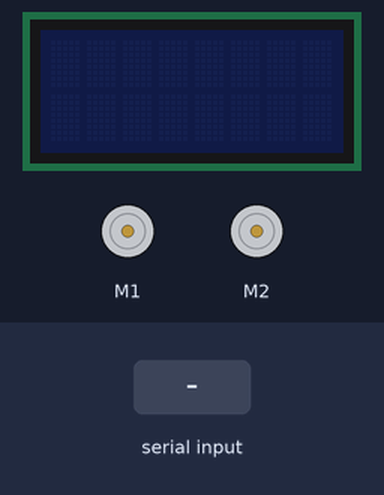
Bench run of a sketch on a simulated Arduino Leonardo, built with avr-gcc and run on an emulated ATmega32U4. Parts: 8×2 character LCD, 2 × DC motor (green arrow = forward, orange = backward, longer = faster). Inputs (shaded band) come from the test bench.

Above: at 1.2 s.
1.3 s: "1\n" received over Serial
At 3.1 s:
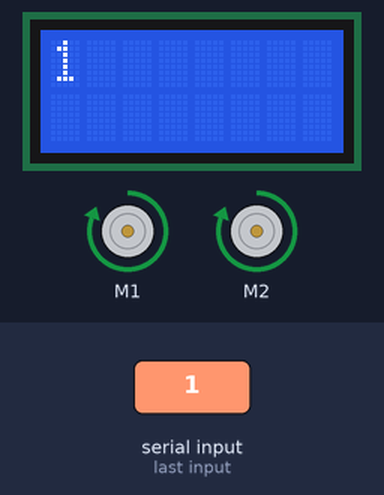
At 4.1 s:
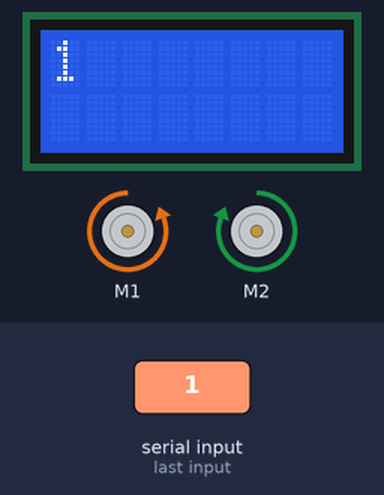
4.3 s: "0\n" received over Serial
At 5.8 s:
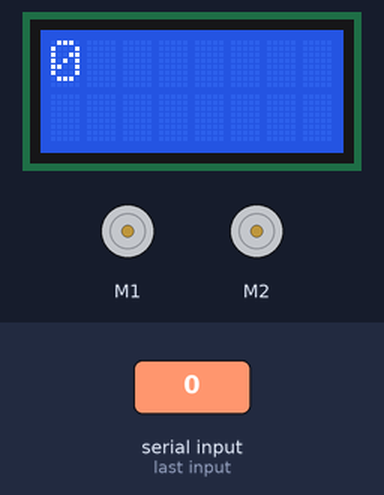
Timing chart, 0 to 7.3 s (numbered marks = the images above; inputs shaded):
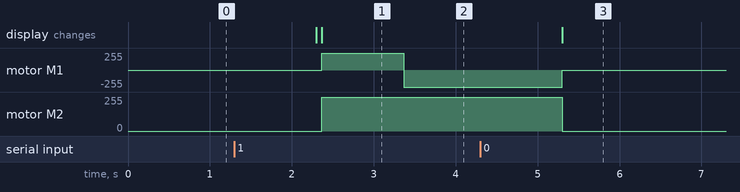

Measured:
- after the input at 1.3 s, motor M1: stopped → forward 255/255 after 1.1 s, → backward 255/255 1.0 s later; motor M2: stopped → forward 255/255 after 1.1 s; the display: first changes after 1.0 s (image 1 shows a later state)
- after the input at 4.3 s, motor M1: backward 255/255 → stopped after 1.0 s; motor M2: forward 255/255 → stopped after 1.0 s; the display: changes after 1.0 s (image 3)

The sketch:

zumo_google_home.ino
```cpp
#include <Wire.h>
#include <Zumo32U4.h>
Zumo32U4LCD lcd;

Zumo32U4Motors motors;

int incomingByte = 0;
int temp;
String a;

void setup() {

Serial.begin(115200); // opens serial port, sets data rate to 9600 bps

}

void loop() {


while(Serial.available()) {
a= Serial.readString();// read the incoming data as string
lcd.clear();
lcd.print(a);
temp = a.toInt();

if(temp == 1)
{
 motors.setLeftSpeed(400);
 motors.setRightSpeed(400);
 delay(1000);

 motors.setLeftSpeed(-400);
 motors.setRightSpeed(400);
delay(180);
}


if(temp == 0)
{
 motors.setLeftSpeed(0);
 motors.setRightSpeed(0);
 }
}


}
```
